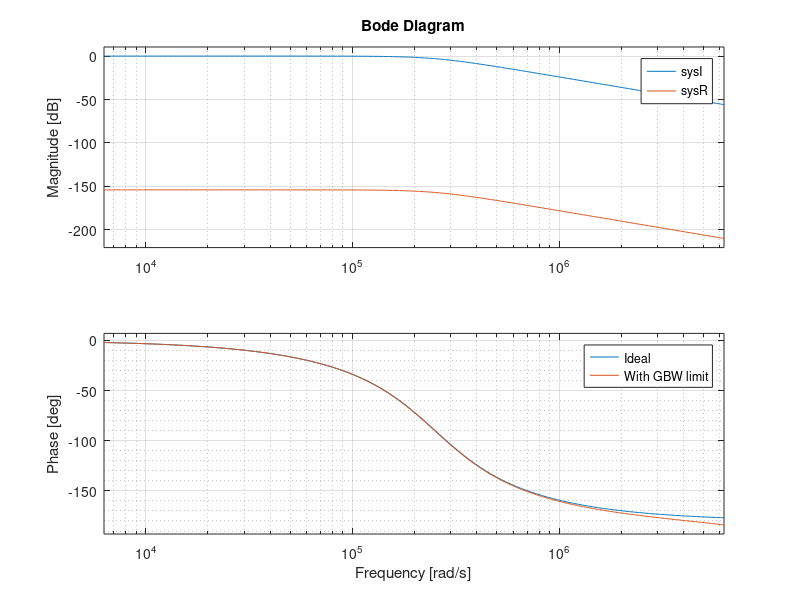

This chart was generated by the following MATLAB code:
% Component values
f0 = 40060.95;  Q = 0.70761;
w0 = 2*pi*f0;
% Ideal TF
numI = [0 0 w0^2];
denI = [1 w0/Q w0^2];
sysI = tf(numI, denI);

% OP27 model (single pole at GBW)
GBW = 8e6;  wt = 2*pi*GBW;
A0 = 1e5;   % large DC gain
sysOL = tf(A0*[1], [1 wt]);

% Build nonideal SK loop (use bode to see effect; see MATLAB docs for sk implementation)
% For simplicity you can approximate G_real by series cascading sysI with 1/(1 + s/wt)
sysR = series(sysI, tf([1], [1 wt]));

% Bode over 1k–1M
f = logspace(3, 6, 500);
bode(sysI, sysR, 2*pi*f), grid minor;
legend('Ideal','With GBW limit')